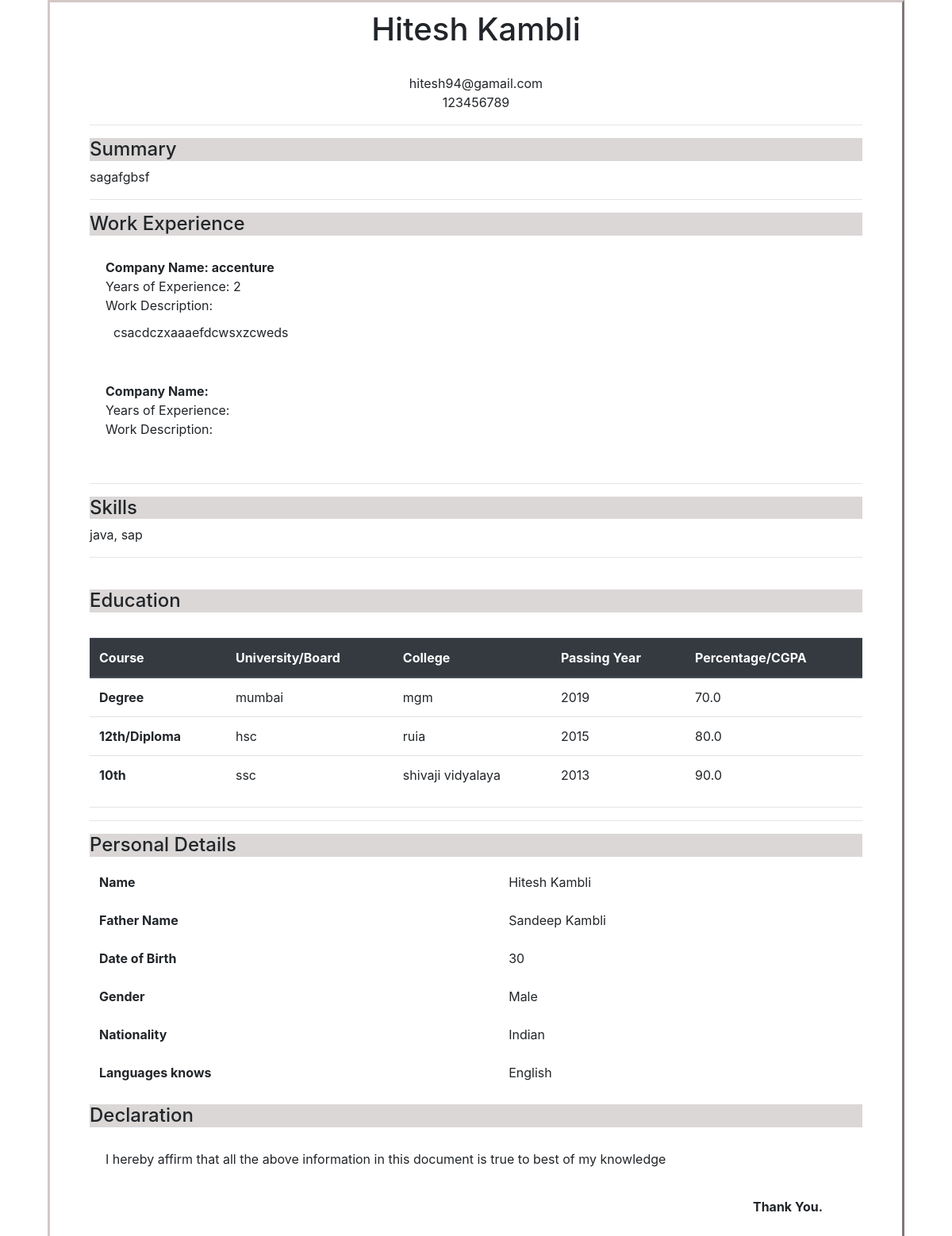
Page /viewCv/23 on the committed database.
### pdf/models.py (models this page shows)
class Profile(models.Model):
    name = models.CharField(max_length=200)
    father_name = models.CharField(max_length=200)
    gender = models.CharField(max_length=200)
    dob = models.CharField(max_length=200)
    nationality = models.CharField(max_length=200)
    language = models.CharField(max_length=200)
    email = models.CharField(max_length=200)
    phone = models.CharField(max_length=200)
    summary = models.TextField(max_length=2000)
    company_name1 = models.CharField(max_length=200)
    company_exp1 = models.CharField(max_length=200)
    company_desc1 = models.CharField(max_length=10000)
    company_name2 = models.CharField(max_length=200)
    company_exp2 = models.CharField(max_length=200)
    company_desc2 = models.CharField(max_length=10000)
    degree_course = models.CharField(max_length=200)
    degree_university = models.CharField(max_length=200)
    degree_college_name = models.CharField(max_length=200)
    degree_percentage = models.FloatField()
    degree_pass_year = models.IntegerField()
    college_name = models.CharField(max_length=200)
    college_university = models.CharField(max_length=200)
    college_pass_year = models.IntegerField()
    college_percentage = models.FloatField()
    school_name = models.CharField(max_length=200)
    school_university = models.CharField(max_length=200)
    school_pass_year = models.IntegerField()
    school_percentage = models.FloatField()
    skills = models.TextField(max_length=1000)

### pdf/views.py (the view)
# urls.py: path('viewCv/<int:id>', views.view_cv, name='view_cv'),
def view_cv(request, id):
    user_profile = Profile.objects.get(id=id)
    return  render(request, 'pdf/cv.html', {'user_profile':user_profile})

### pdf/templates/pdf/cv.html (shortened to what this page needs)
<!DOCTYPE html>
<html lang="en">
<head>
    <link rel="stylesheet" href="https://stackpath.bootstrapcdn.com/bootstrap/4.5.0/css/bootstrap.min.css">
</head>
<body>
    <div style="box-sizing: border-box;width: 90%; margin: 0 auto; border: outset #D3C8C6 3px; padding: 10px 50px 10px;">
        <center><h1>{{user_profile.name}}</h1>
            <br>{{user_profile.email}}
            <br>{{user_profile.phone}}
        </center>
        <hr>
        <h4 style="background-color:#DAD7D6">Summary</h4>
        <p>{{user_profile.summary}}</p>
        <hr>
        <h4 style="background-color:#DAD7D6">Work Experience</h4>
        <div style="width:80%; padding:20px" >
            <b>Company Name: {{user_profile.company_name1}}</b>
            <br>Years of Experience: {{user_profile.company_exp1}}
            <br>Work Description:<br>
                <div style="padding:10px">
                    {{user_profile.company_desc1}}
                </div>
        </div>
        <div style="width:80%; padding:20px" >
            <b>Company Name: {{user_profile.company_name2}}</b>
            <br>Years of Experience: {{user_profile.company_exp2}}
            <br>Work Description:<br>
                <div style="padding:10px">
                </div>
        </div>
        <hr>
        <h4 style="background-color:#DAD7D6">Skills</h4>
        <p>{{user_profile.skills}}</p>
        <hr><br>
        <h4 style="background-color:#DAD7D6">Education</h4>
        <br>
            <table class="table">
              <thead class="thead-dark">
                <tr>
                  <th scope="col">Course</th>
                  <th scope="col">University/Board</th>
                  <th scope="col">College</th>
                  <th scope="col">Passing Year</th>
                  <th scope="col">Percentage/CGPA</th>
                </tr>
              </thead>
              <tbody>
                <tr>
                  <th scope="row">Degree</th>
                  <td>{{user_profile.degree_university}}</td>
                  <td>{{user_profile.degree_college_name}}</td>
                  <td>{{user_profile.degree_pass_year}}</td>
                  <td>{{user_profile.degree_percentage}}</td>
                </tr>
                <tr>
                  <th scope="row">12th/Diploma</th>
                  <td>{{user_profile.college_university}}</td>
                  <td>{{user_profile.college_name}}</td>
                  <td>{{user_profile.college_pass_year}}</td>
                  <td>{{user_profile.college_percentage}}</td>
                </tr>
                <tr>
                  <th scope="row">10th</th>
                  <td>{{user_profile.school_university}}</td>
                  <td>{{user_profile.school_name}}</td>
                  <td>{{user_profile.school_pass_year}}</td>
                  <td>{{user_profile.school_percentage}}</td>
                </tr>
              </tbody>
            </table>
        <hr>
        <hr>
        <h4 style="background-color:#DAD7D6">Personal Details</h4>
        <table class="table table-borderless">
          <tbody>
            <tr>
              <th scope="row">Name</th>
              <td>{{user_profile.name}}</td>
            </tr>
            <tr>
              <th scope="row">Father Name</th>
              <td>{{user_profile.father_name}}</td>
            </tr>
            <tr>
              <th scope="row">Date of Birth</th>
              <td>{{user_profile.dob}}</td>
            </tr>
            <tr>
              <th scope="row">Gender</th>
              <td>{{user_profile.gender}}</td>
            </tr>
            <tr>
              <th scope="row">Nationality</th>
              <td>{{user_profile.nationality}}</td>
            </tr>
            <tr>
              <th scope="row">Languages knows</th>
              <td>{{user_profile.language}}</td>
            </tr>
          </tbody>
        </table>
        <h4 style="background-color:#DAD7D6">Declaration</h4>
        <p style="padding:20px;">I hereby affirm that all the above information in this document is true to best of my knowledge</p>
        <p style="text-align:right; padding-right:50px"><b>Thank You.</b></p>
    </div>
</body>
</html>

### rows in the picture
Profile: name "Hitesh Kambli", email "hitesh94@gamail.com", phone "123456789", summary "sagafgbsf", company_name1 "accenture", company_exp1 "2", company_desc1 "csacdczxaaaefdcwsxzcweds", skills "java, sap", degree_university "mumbai", degree_college_name "mgm", degree_pass_year "2019", degree_percentage "70.0", college_university "hsc", college_name "ruia", college_pass_year "2015", college_percentage "80.0", school_university "ssc", school_name "shivaji vidyalaya", school_pass_year "2013", school_percentage "90.0", father_name "Sandeep Kambli", dob "30", gender "Male", nationality "Indian", language "English"
